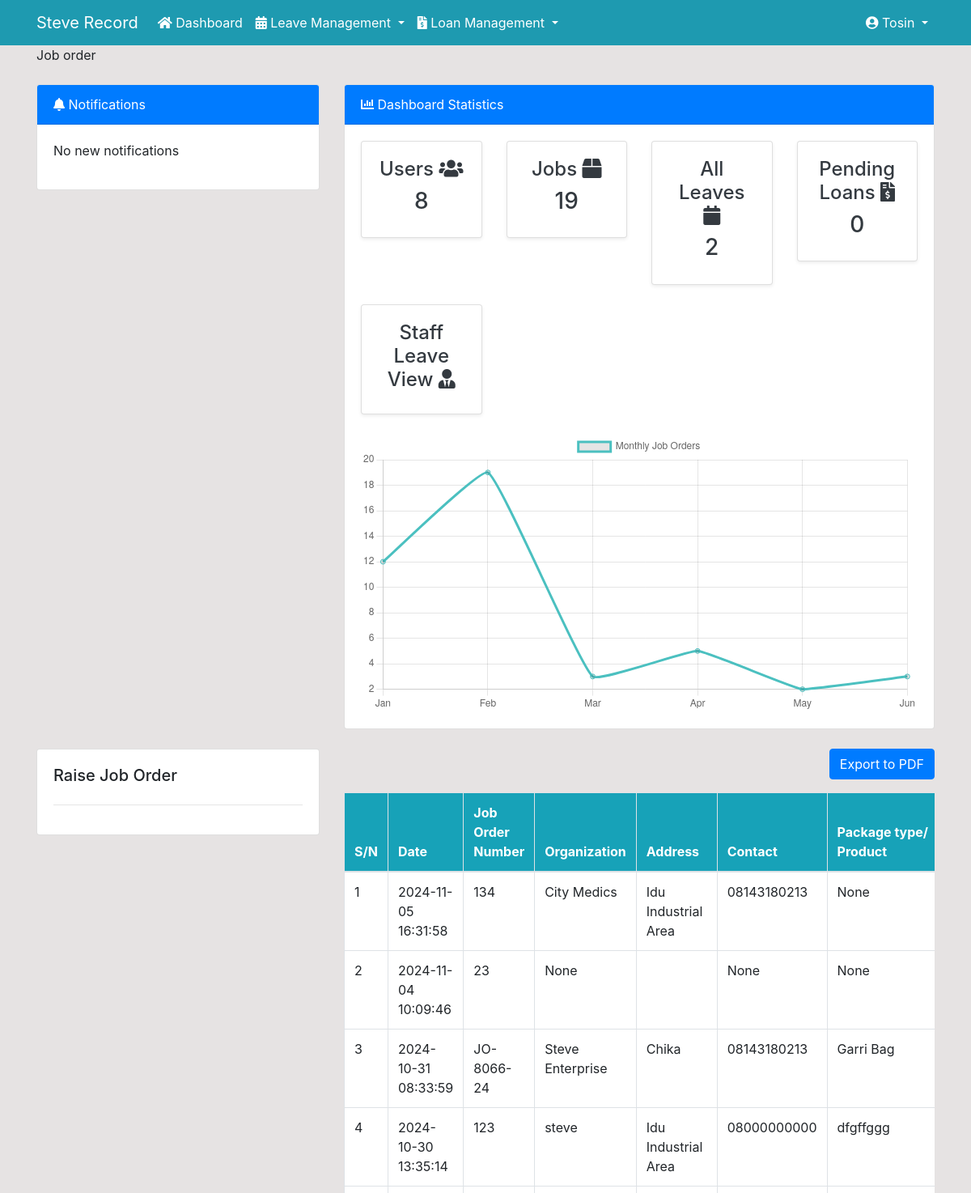
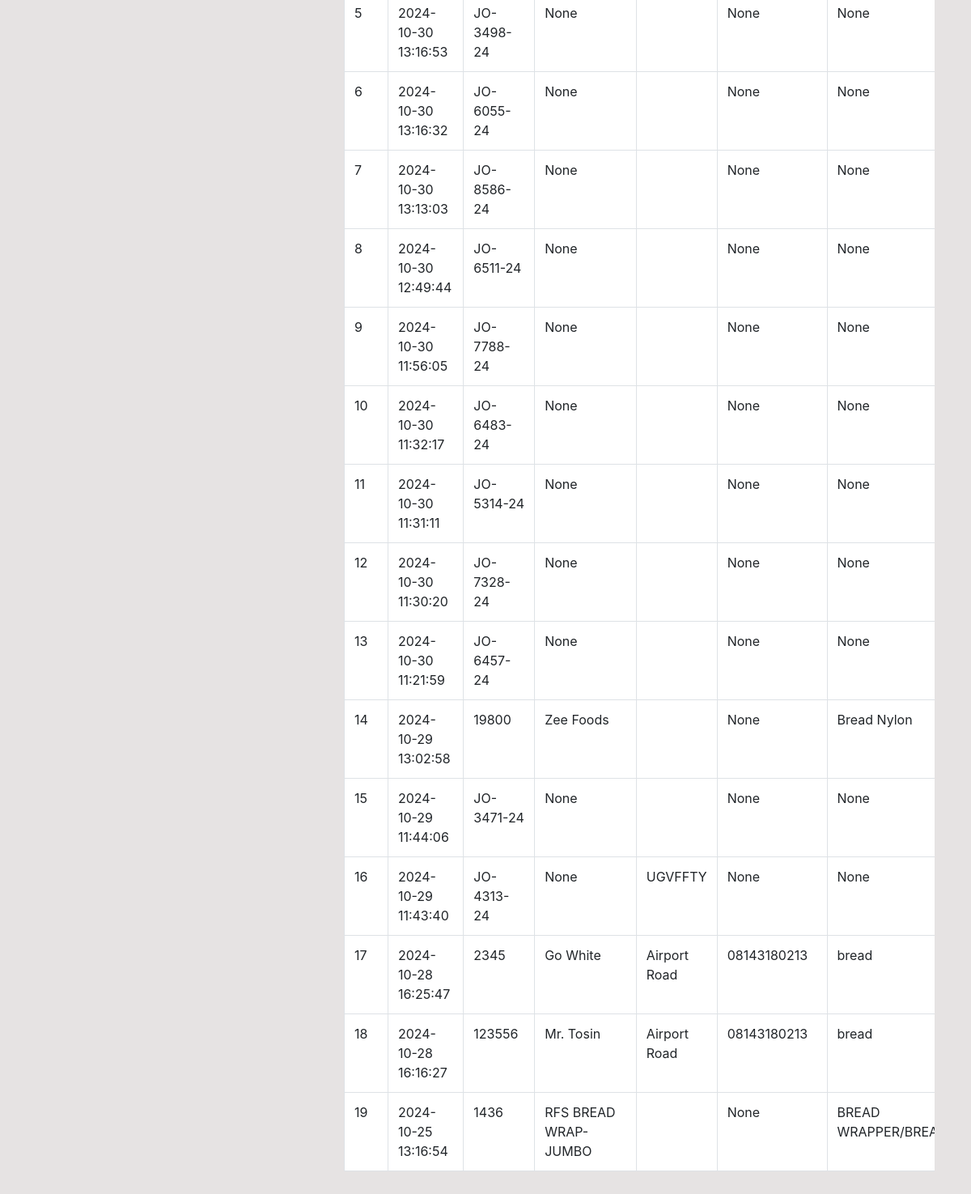
Page /index/ (signed in) on the committed database (2 pictures, top to bottom).
### dashboard/models.py (models this page shows, shortened)
class Product(models.Model):
    name = models.CharField(max_length=100, null=True)
    category = models.CharField(choices=CATEGORY, max_length=50, null=True)
    job_order = models.CharField(max_length=50, unique=True, default=generate_job_order)
    submission_id = models.CharField(max_length=50, null=True, blank=True, default=generate_submission_id)
    organization_name = models.CharField(max_length=200, null=True, blank=True)
    address = models.TextField(null=True, blank=True)
    contact_number = models.CharField(max_length=20, null=True, blank=True)
    print_product = models.CharField(max_length=100, null=True, blank=True)
    colors = models.CharField(max_length=100, null=True, blank=True)
    order_info = models.TextField(null=True, blank=True)
    size = models.CharField(max_length=50, null=True, blank=True)
    micron = models.CharField(max_length=50, null=True, blank=True)
    job_title = models.CharField(max_length=100, null=True, blank=True)
    image = models.ImageField(upload_to='product_images/', null=True, blank=True)
    price = models.DecimalField(max_digits=10, decimal_places=2, null=True, blank=True)
    quantity = models.PositiveIntegerField(null=True)
    order_quantity = models.PositiveIntegerField(null=True, blank=True)
    total = models.DecimalField(max_digits=10, decimal_places=2, null=True, blank=True)
    date_created = models.DateTimeField(default=timezone.now)
    estimated_delivery_date = models.DateField(null=True, blank=True)
    actual_delivery_date = models.DateField(null=True, blank=True)
    cycle_time = models.DurationField(null=True, blank=True)
    production_status_date = models.DateTimeField(auto_now=True)
    APPROVAL_CHOICES = (
        ('pending', 'Pending'),
        ('approved', 'Approved'),
        ('rejected', 'Rejected'),
    )
    approval_status = models.CharField(max_length=10, choices=APPROVAL_CHOICES, default='pending')
    production_status = models.TextField(null=True, blank=True)
    created_by = models.ForeignKey(User, on_delete=models.SET_NULL, null=True, blank=True, related_name='created_products')
    approved_by = models.ForeignKey(User, on_delete=models.SET_NULL, null=True, blank=True, related_name='approved_products')
    updated_by = models.ForeignKey(User, on_delete=models.SET_NULL, null=True, related_name='product_updates')
    class Meta:
        ordering = ['-date_created']
        permissions = [
            ("can_approve_jobs", "Can approve job orders"),
            ("can_view_all_jobs", "Can view all job orders"),
            ("can_export_jobs", "Can export job orders"),
            ("can_manage_production", "Can manage production status"),
            ("view_dashboard", "Can view dashboard"),
            ("manage_leave", "Can manage leave requests"),
            ("can_export_products", "Can export products"),
            ("can_export_leaves", "Can export leaves"),
        ]

### dashboard/views.py (the view)
# urls.py: path('index/', views.index, name='dashboard-index'),
@login_required(login_url='user-login')
def index(request):
    product = Product.objects.all()
    product_count = product.count()
    order = Order.objects.all()
    order_count = order.count()
    customer = User.objects.filter(groups=2, is_active=True)
    customer_count = customer.count()
    if request.user.is_superuser or request.user.groups.filter(name='Leave Manager').exists():
        pending_leaves = Leave.objects.filter(status='Pending').order_by('-applied_date')
        pending_leaves_count = pending_leaves.count()
        staff_count = Leave.objects.all().count()  # Total leave requests for admin view
        pending_loans = Loan.objects.filter(status='Pending').order_by('-applied_date')
        pending_loans_count = pending_loans.count()
    else:
        pending_leaves = Leave.objects.filter(
            user=request.user,
            status='Pending'
        ).order_by('-applied_date')
        pending_leaves_count = pending_leaves.count()
        staff_count = Leave.objects.filter(user=request.user).count()  # All user's leave requests
        pending_loans = Loan.objects.filter(
            user=request.user,
            status='Pending'
        ).order_by('-applied_date')
        pending_loans_count = pending_loans.count()
    context = {
        'product': product,
        'product_count': product_count,
        'order_count': order_count,
        'customer_count': customer_count,
        'staff_count': staff_count,
        'pending_leaves': pending_leaves[:5],
        'pending_leaves_count': pending_leaves_count,
        'pending_loans': pending_loans[:5],
        'pending_loans_count': pending_loans_count,
    }
    return render(request, 'dashboard/index.html', context)

### templates/dashboard/index.html (shortened to what this page needs)
{% extends 'partials/base.html' %}
{% block content %}
{% if user.is_authenticated and user.is_staff and user.is_superuser %}
{% include 'partials/topside.html' %}
<div class="row ">
    <div class="col-md-6 my-4">
        <div class="bg-white">
            <div class="card-body">
                <canvas id="myChart1" width="400" height="300"></canvas>
                <script>
                    var ctx = document.getElementById('myChart1').getContext('2d');
                    var myChart1 = new Chart(ctx, {
                        type: 'pie',
                        data: {
                            labels: [{% for product in product %} '{{product.name}}', {% endfor %}],
                    datasets: [{
                        label: 'Number of Products',
                        data: [{% for product in product %} {{ product.quantity }}, {% endfor %}],
                        backgroundColor: [
                            'rgba(255, 99, 132, 1)',
                            'rgba(54, 162, 235, 1)',
                            'rgba(255, 206, 86, 1)',
                            'rgba(75, 192, 192, 1)',
                            'rgba(153, 102, 255, 1)',
                            'rgba(255, 159, 64, 1)'
                        ],
                            borderColor: [
                                'rgba(255, 99, 132, 1)',
                                'rgba(54, 162, 235, 1)',
                                'rgba(255, 206, 86, 1)',
                                'rgba(75, 192, 192, 1)',
                                'rgba(153, 102, 255, 1)',
                                'rgba(255, 159, 64, 1)'
                            ],
                                borderWidth: 1
                    }]
                        },
                    options: {
                        scales: {
                            yAxes: [{
                                ticks: {
                                    beginAtZero: true
                                }
                            }]
                        }
                    }
                    });
                </script>
            </div>
        </div>
    </div>
    <div class="col-md-6 my-4">
        <div class="bg-white">
            <div class="card-body">
                <canvas id="myChart" width="400" height="300"></canvas>
                <script>
                    var ctx = document.getElementById('myChart').getContext('2d');
                    var myChart = new Chart(ctx, {
                        type: 'bar',
                        data: {
                            labels: [{% for order in order %} '{{order.name}}',{% endfor %}],
                    datasets: [{
                        label: 'Orders',
                        data: [{% for order in order %} {{ order.order_quantity }}, {% endfor %}],
                        backgroundColor: [
                            'rgba(255, 99, 132, 1)',
                            'rgba(54, 162, 235, 1)',
                            'rgba(255, 206, 86, 1)',
                            'rgba(75, 192, 192, 1)',
                            'rgba(153, 102, 255, 1)',
                            'rgba(255, 159, 64, 1)'
                        ],
                            borderColor: [
                                'rgba(255, 99, 132, 1)',
                                'rgba(54, 162, 235, 1)',
                                'rgba(255, 206, 86, 1)',
                                'rgba(75, 192, 192, 1)',
                                'rgba(153, 102, 255, 1)',
                                'rgba(255, 159, 64, 1)'
                            ],
                                borderWidth: 1
                    }]
                        },
                    options: {
                        scales: {
                            yAxes: [{
                                ticks: {
                                    beginAtZero: true
                                }
                            }]
                        }
                    }
                    });
                </script>
            </div>
        </div>
    </div>
</div>
{% else %}
{% include 'dashboard/customer_index.html' %}
{% endif%}
{% endblock %}

### templates/partials/nav.html (shortened to what this page needs)
<nav class="navbar navbar-expand-lg navbar-light" style="background-color: #1E9AB0;">
    <div class="container">
        {% if user.is_authenticated %}
        <a class="navbar-brand text-white" href="{% url 'dashboard-index' %}">Steve Record</a>
        <div class="collapse navbar-collapse" id="navbarSupportedContent">
            <ul class="navbar-nav mr-auto">
                <li class="nav-item active">
                    <a class="nav-link text-white" href="{% url 'dashboard-index' %}">
                        <i class="fas fa-home"></i> Dashboard
                    </a>
                </li>
                <li class="nav-item dropdown">
                    <a class="nav-link dropdown-toggle text-white" href="#" id="leaveDropdown" role="button"
                       data-toggle="dropdown" aria-haspopup="true" aria-expanded="false">
                        <i class="fas fa-calendar-alt"></i> Leave Management
                    </a>
                </li>
                <li class="nav-item dropdown">
                    <a class="nav-link dropdown-toggle text-white" href="#" id="loanDropdown" role="button"
                       data-toggle="dropdown" aria-haspopup="true" aria-expanded="false">
                        <i class="fas fa-file-invoice-dollar"></i> Loan Management
                    </a>
                </li>
            </ul>
            <ul class="navbar-nav ml-auto">
                <li class="nav-item dropdown">
                    <a class="nav-link dropdown-toggle text-white" href="#" id="userDropdown" role="button"
                       data-toggle="dropdown" aria-haspopup="true" aria-expanded="false">
                        <i class="fas fa-user-circle"></i> {{ user.username }}
                    </a>
                </li>
            </ul>
        {% endif %}
        </div>
    </div>
</nav>

### templates/dashboard/customer_index.html (shortened to what this page needs)
{% block title %}Job order{% endblock %}
{% load crispy_forms_tags %}
{% block content %}
{% include 'partials/topside.html' %}
<div class="row my-4">
    <div class="col-md-4">
        <div class="card card-body">
            <h5>Raise Job Order</h5>
            <hr>
        </div>
    </div>
    <div class="col-md-8">
        <div class="d-flex justify-content-end mb-3">
            <a class="btn btn-primary" href="{% url 'export-products-pdf' %}">Export to PDF</a>
        </div>
        <div class="table-responsive">
            <table class="table bg-white table-bordered" style="min-width: 1500px;">
                <thead class="bg-info text-white sticky-top">
                    <tr>
                        <th scope="col">S/N</th>
                        <th scope="col">Date</th>
                        <th scope="col">Job Order Number</th>
                        <th scope="col">Organization</th>
                        <th scope="col">Address</th>
                        <th scope="col">Contact</th>
                        <th scope="col">Package type/ Product</th>
                    </tr>
                </thead>
                <tbody>
                    {% for product in product %}
                    <tr>
                        <td>{{ forloop.counter }}</td>
                        <td>{{ product.date_created|date:"Y-m-d H:i:s" }}</td>
                        <td>{{ product.job_order }}</td>
                        <td>{{ product.organization_name }}</td>
                        <td>{{ product.address }}</td>
                        <td>{{ product.contact_number }}</td>
                        <td>{{ product.print_product }}</td>
                    </tr>
                    {% endfor %}
                </tbody>
            </table>
        </div>
    </div>
</div>
{% endblock %}

### static/style.css (style rules this page uses)
body { background: rgb(230, 227, 227); }

### rows in the picture
Product: date_created "2024-11-05 16:31:58", job_order "134", organization_name "City Medics", address "Idu Industrial Area", contact_number "08143180213", print_product "None"
Product: date_created "2024-11-04 10:09:46", job_order "23", organization_name "None", contact_number "None", print_product "None"
Product: date_created "2024-10-31 08:33:59", job_order "JO-8066-24", organization_name "Steve Enterprise", address "Chika", contact_number "08143180213", print_product "Garri Bag"
Product: date_created "2024-10-30 13:35:14", job_order "123", organization_name "steve", address "Idu Industrial Area", contact_number "08000000000", print_product "dfgffggg"
Product: date_created "2024-10-30 13:16:53", job_order "JO-3498-24", organization_name "None", contact_number "None", print_product "None"
Product: date_created "2024-10-30 13:16:32", job_order "JO-6055-24", organization_name "None", contact_number "None", print_product "None"
Product: date_created "2024-10-30 13:13:03", job_order "JO-8586-24", organization_name "None", contact_number "None", print_product "None"
Product: date_created "2024-10-30 12:49:44", job_order "JO-6511-24", organization_name "None", contact_number "None", print_product "None"
Product: date_created "2024-10-30 11:56:05", job_order "JO-7788-24", organization_name "None", contact_number "None", print_product "None"
Product: date_created "2024-10-30 11:32:17", job_order "JO-6483-24", organization_name "None", contact_number "None", print_product "None"
Product: date_created "2024-10-30 11:31:11", job_order "JO-5314-24", organization_name "None", contact_number "None", print_product "None"
Product: date_created "2024-10-30 11:30:20", job_order "JO-7328-24", organization_name "None", contact_number "None", print_product "None"
Product: date_created "2024-10-30 11:21:59", job_order "JO-6457-24", organization_name "None", contact_number "None", print_product "None"
Product: date_created "2024-10-29 13:02:58", job_order "19800", organization_name "Zee Foods", contact_number "None", print_product "Bread Nylon"
Product: date_created "2024-10-29 11:44:06", job_order "JO-3471-24", organization_name "None", contact_number "None", print_product "None"
Product: date_created "2024-10-29 11:43:40", job_order "JO-4313-24", organization_name "None", address "UGVFFTY", contact_number "None", print_product "None"
Product: date_created "2024-10-28 16:25:47", job_order "2345", organization_name "Go White", address "Airport Road", contact_number "08143180213", print_product "bread"
Product: date_created "2024-10-28 16:16:27", job_order "123556", organization_name "Mr. Tosin", address "Airport Road", contact_number "08143180213", print_product "bread"
Product: date_created "2024-10-25 13:16:54", job_order "1436", organization_name "RFS BREAD WRAP-JUMBO", contact_number "None", print_product "BREAD…"

### other values in the picture
{{ user.username }} "Tosin"
{{ customer_count }} "8"
{{ product_count }} "19"
{{ staff_count }} "2"
{{ pending_loans_count }} "0"
